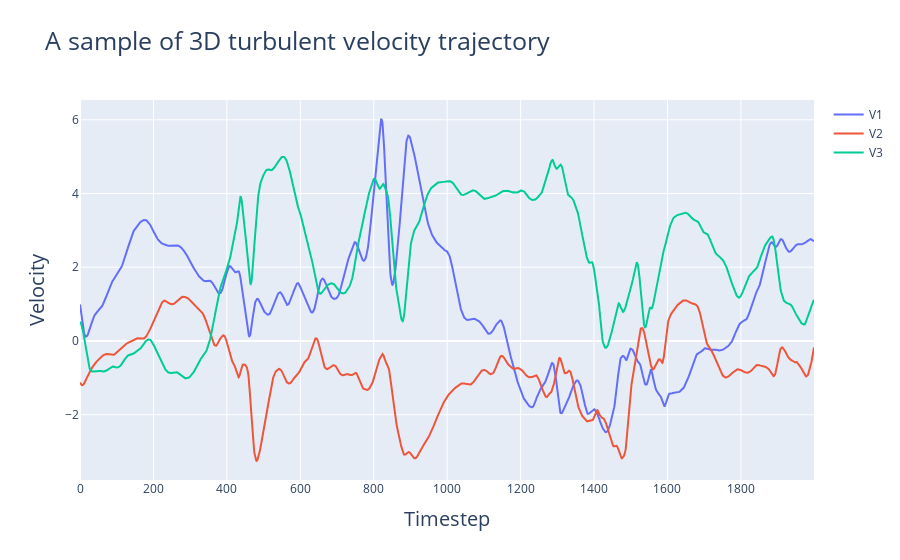

Notebook source saved alongside this figure:
### Markdown cell above
- The velocity component fluctuates around zero and shows variations within different time scales.
- The strong non-Gaussian fluctuations (intermittency) observed between the 400th and 550th timesteps are characteristic of turbulent dynamics and are often associated with localized vortical structures and enhanced small-scale dissipation.

### Code cell
# Name of the 3D turbulent velocity trajectories
file_3d = 'Lagr_u3c_diffusion-demo.h5'

# Fetch the file
velocities_3d = file_loader(file_3d)

# Plot the time-series of the 1st 3D trajectory
sample_3d = velocities_3d[0]
plot_time_series(sample_3d)

### Figure 1 — Plotly figure (JSON) as saved in the notebook; plotly's stock layout.template omitted (floating-point values rounded to 4 significant figures; data arrays with more than 128 entries replaced by an {"elided": "..."} marker saying what was removed)
{"data": [{"mode": "lines", "name": "V1", "type": "scatter", "x": {"elided": "2000 int values"}, "y": {"elided": "2000 float values"}}, {"mode": "lines", "name": "V2", "type": "scatter", "x": {"elided": "2000 int values"}, "y": {"elided": "2000 float values"}}, {"mode": "lines", "name": "V3", "type": "scatter", "x": {"elided": "2000 int values"}, "y": {"elided": "2000 float values"}}], "layout": {"title": {"font": {"size": 25}, "text": "A sample of 3D turbulent velocity trajectory"}, "xaxis": {"title": {"font": {"size": 20}, "text": "Timestep"}}, "yaxis": {"title": {"font": {"size": 20}, "text": "Velocity"}}}}
